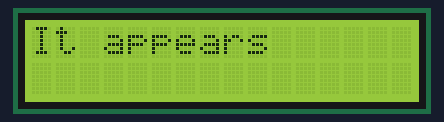
A sketch run on a simulated Arduino Uno, built with avr-gcc and run on an emulated ATmega328P. On the bench: 16×2 character LCD.

Above: at 0.1 s.
At 4.1 s:
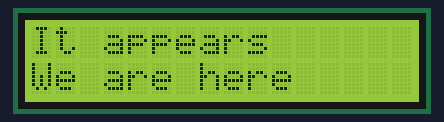

The sketch:

09_display_toggle.ino
```cpp
#include <LiquidCrystal.h>

//RS, E, D4, D5, D6, D7
LiquidCrystal lcd(12, 11, 5, 4, 3, 2);

void setup() {
  lcd.begin(16, 2); //16x2 LCD
  lcd.print("It appears");

  delay(2000); //2 s bekle
  lcd.noDisplay(); //Ekrani gizle
  delay(2000); //2 s bekle
  lcd.display(); //Ekrani tekrar ac
  lcd.setCursor(0, 1); //Imleci (0,1)'e getir
  lcd.print("We are here");
}

void loop() {
  // put your main code here, to run repeatedly:

}
```
